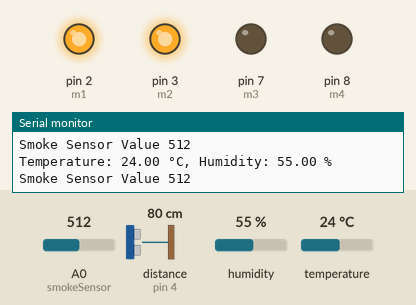
A sketch run on a simulated Arduino Uno, built with avr-gcc and run on an emulated ATmega328P. On the bench: output pins drawn as LEDs (lit = HIGH), the last lines printed to the serial monitor. Wiring (inferred from the names in the program): ultrasonic range finder: trigger pin 5; echo pin 4. The test bench sets the inputs (shaded band); at power-on: distance to the obstacle (sensor on pin 4) 80 cm, A0 (smokeSensor) = 512, humidity 55 %, temperature 24 °C. The echo pulse lasts 58.3 µs per cm; no radio packets arrive unless stated; pins used as bus, display or sensor lines are not drawn.

Above: at 5.9 s.
6.0 s: distance to the obstacle (sensor on pin 4) set to 35 cm
12.1 s: distance to the obstacle (sensor on pin 4) set to 28 cm
At 16.6 s:
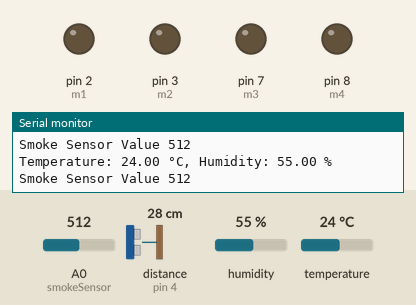
18.2 s: distance to the obstacle (sensor on pin 4) set to 60 cm
At 21.3 s:
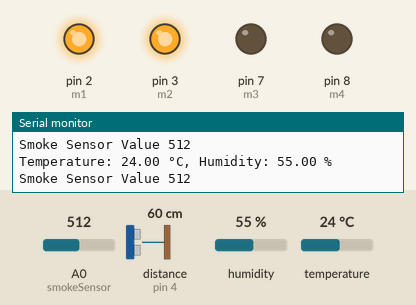
24.3 s: distance to the obstacle (sensor on pin 4) set to 2 cm
At 25.9 s:
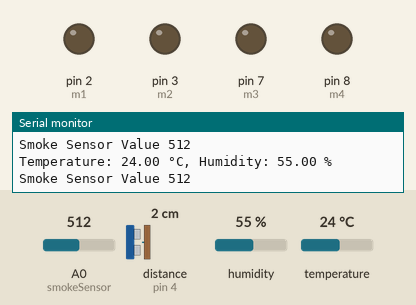
Timing chart, 0 to 27.4 s (numbered marks = the images above; inputs shaded):
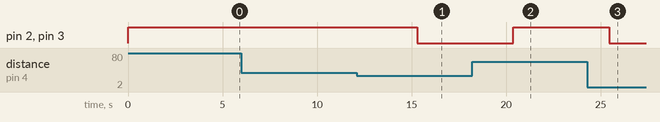

Measured:
- the behaviour switches between 32 and 31 cm on distance to the obstacle (sensor on pin 4) (found by bisection; images 0 and 1)
- after the input at 12.1 s, pin 2 (m1), pin 3 (m2): HIGH → LOW after 3.2 s
- after the input at 18.2 s, pin 2 (m1), pin 3 (m2): LOW → HIGH after 2.2 s
- after the input at 24.3 s, pin 2 (m1), pin 3 (m2): HIGH → LOW after 1.2 s

The sketch:

lora_tx.ino
```cpp
#include <dht.h>
#include <SPI.h>
#include <LoRa.h>

#define DHTPIN 6
#define smokeSensor A0
#define trigPin 5
#define echoPin 4
int m1=2;
int m2=3;
int m3=7;
int m4=8;
long duration;
int distance;
dht DHT;

void setup() {
  pinMode(m1,OUTPUT);
  pinMode(m2,OUTPUT);
  pinMode(m3,OUTPUT);
  pinMode(m4,OUTPUT);
  pinMode(smokeSensor,INPUT);
  pinMode(trigPin,OUTPUT);
  pinMode(echoPin,INPUT);
  Serial.begin(9600);
  while (!Serial);

  if (!LoRa.begin(433E6)) {
    Serial.println("LoRa initialization failed. Check your connections!");
    while (1);
  }
}

void loop() {
  digitalWrite(trigPin,LOW);
  delayMicroseconds(2);
  digitalWrite(trigPin,HIGH);
  delayMicroseconds(10);
  digitalWrite(trigPin,LOW);
  duration=pulseIn(echoPin,HIGH);
  distance=duration*0.034/2;
  if(distance>30){
    digitalWrite(m1,HIGH);
    digitalWrite(m2,HIGH);
  }else
  {
  digitalWrite(m1,LOW);
  digitalWrite(m2,LOW);
}
  int s = analogRead(smokeSensor);
    int readData = DHT.read11(DHTPIN);

  float t = DHT.temperature;        // Read temperature
  float h = DHT.humidity;

  // Convert temperature and humidity to byte arrays
  byte* temperatureBytes = reinterpret_cast<byte*>(&t);
  byte* humidityBytes = reinterpret_cast<byte*>(&h);
   Serial.print("Temperature: ");
    Serial.print(t);
    Serial.print(" °C, Humidity: ");
    Serial.print(h);
    Serial.println(" %");
    Serial.print("Smoke Sensor Value ");
    Serial.println(s);


  // Transmit temperature and humidity data
  LoRa.beginPacket();
  LoRa.write(temperatureBytes, sizeof(float));
  LoRa.write(humidityBytes, sizeof(float));
  LoRa.write(s);
  LoRa.endPacket();

  delay(5000);
}
```
